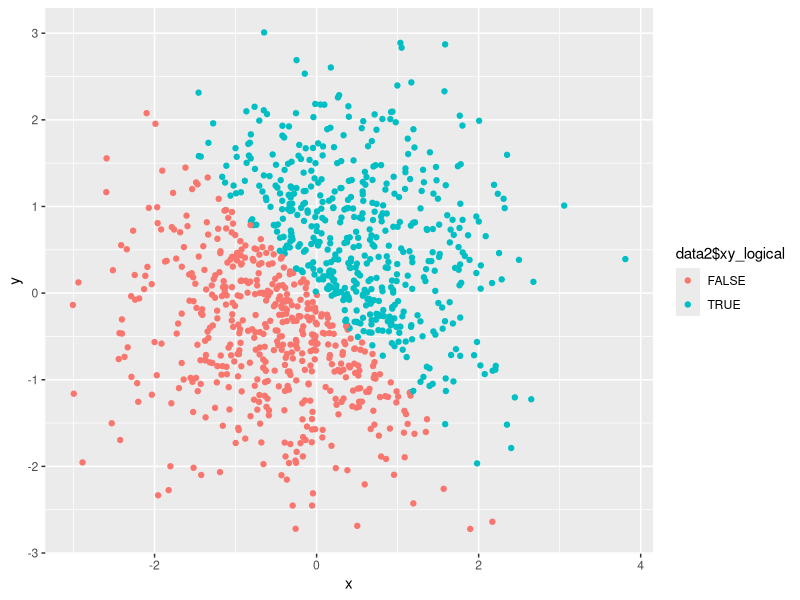
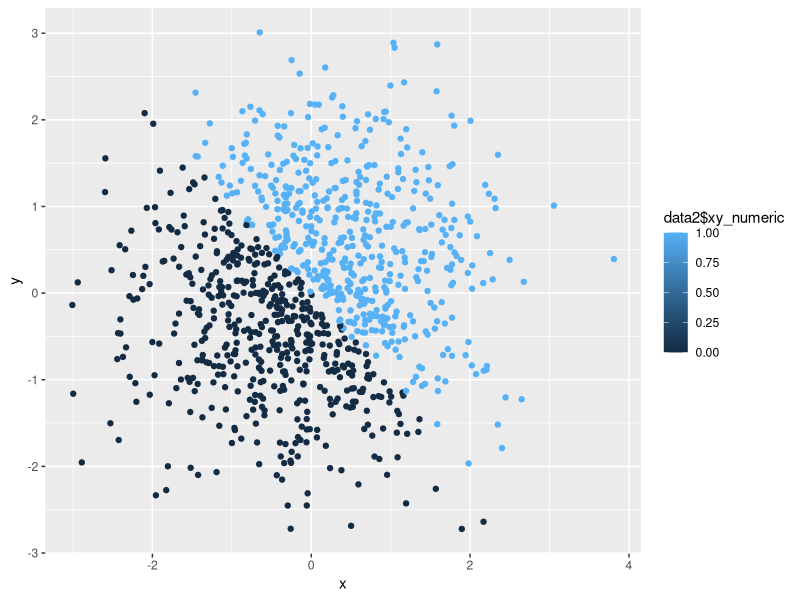
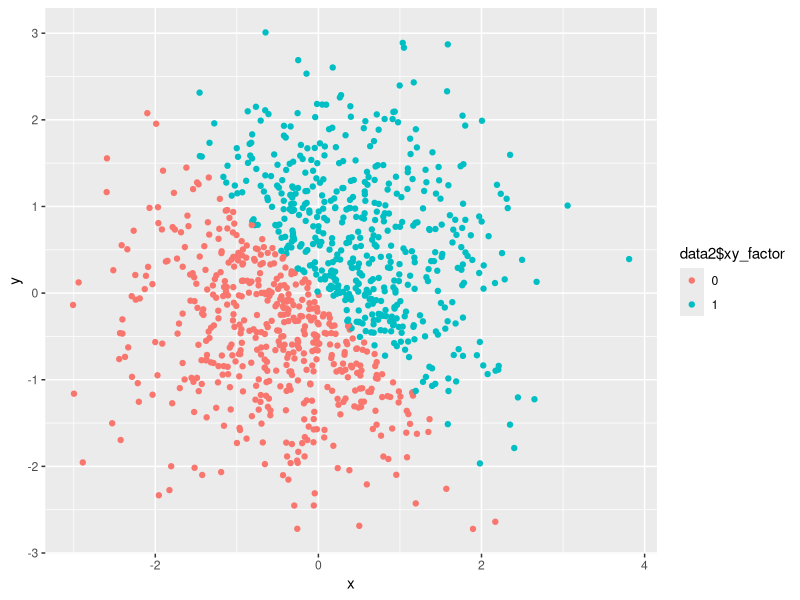
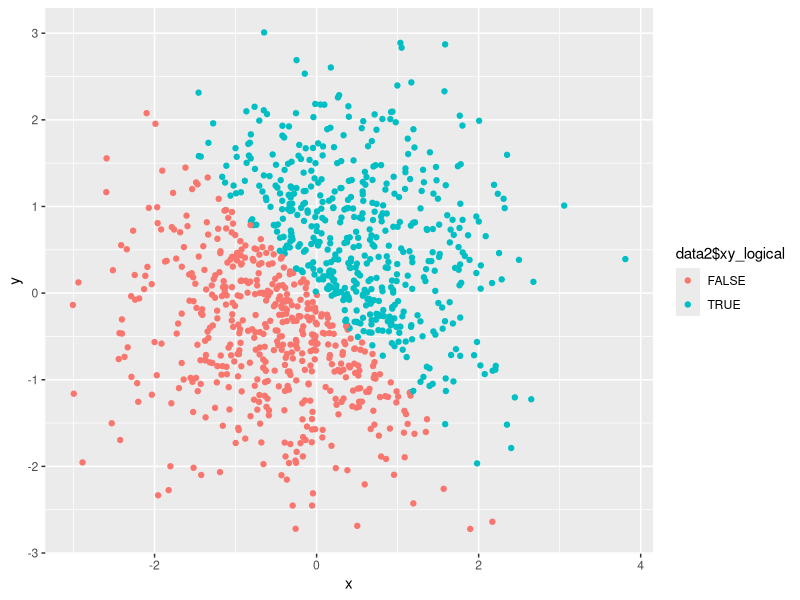

Recreate these plots in R, in order.
## ---- chunk 1
knitr::opts_chunk$set(echo = TRUE)
library(tidyverse)
## ---- chunk 2

set.seed(1)

# Create a data frame
data1 = tibble(
  
  # Create a random sample of size 10 from a uniform [0, 5] distribution
  vec_unif = runif(10, min = 0, max = 5),

  # Create a logical vector indicating whether elements of the sample are greater than 2
  vec_logical = vec_unif > 2,

  # Create a (length-10) character vector
  vec_char = c("My", "name", "is", "Sha", "Tao", "and", "I", "like", "Data", "Science"),

  # Create a (length-10) factor vector
  vec_factor = factor(c("low", "low", "low", "high", "high", "low", "low", "low", "high", "high"))
)

# Print data1
data1

# Try to take the mean of the numeric variable
mean(data1$vec_unif)

# Try to take the mean of the logical variable
mean(data1$vec_logical)

# mean(data1$vec_char) doesn't work
# mean(vec_factor) doesn't work
## ---- chunk 3

#applies the as.numeric function to the logical, character, and factor variables
as.numeric(data1$vec_logical)
as.numeric(data1$vec_char)
as.numeric(data1$vec_factor)

## ---- chunk 4

# Convert character variable from character to factor to numeric
as.numeric(as.factor(data1$vec_char))

# Convert factor variable from factor to character to numeric
as.numeric(as.character(data1$vec_factor))
## ---- chunk 5

# Create a random sample x of size 1000 from a standard Normal distribution
set.seed(1)
x = rnorm(1000)

# Create a random sample y of size 1000 from a standard Normal distribution
set.seed(2)
y = rnorm(1000)

# Create a data frame
data2 = tibble(
  x,
  y,
  
  # Create a logical vector indicating whether the x + y > 0
  xy_logical = x + y > 0,
  
  # Create a numeric vector by coercing the above logical vector
  xy_numeric = as.numeric(xy_logical),
  
  # Create a factor vector created by coercing the above logical vector
  xy_factor = as.factor(xy_numeric)
)

## ---- chunk 6

# Make a scatterplot of y vs x,  color points using the logical variable
plot_logical = ggplot(data2, aes(x, y, color = data2$xy_logical)) +
        geom_point()
plot_logical

# Make a scatterplot of y vs x,  color points using the numeric variable
plot_numeric = ggplot(data2, aes(x, y, color = data2$xy_numeric)) +
        geom_point()
plot_numeric

# Make a scatterplot of y vs x,  color points using the factor variable
plot_factor = ggplot(data2, aes(x, y, color = data2$xy_factor)) +
        geom_point()
plot_factor

# Save the first plot
ggsave("plot_logical.png", plot_logical)

